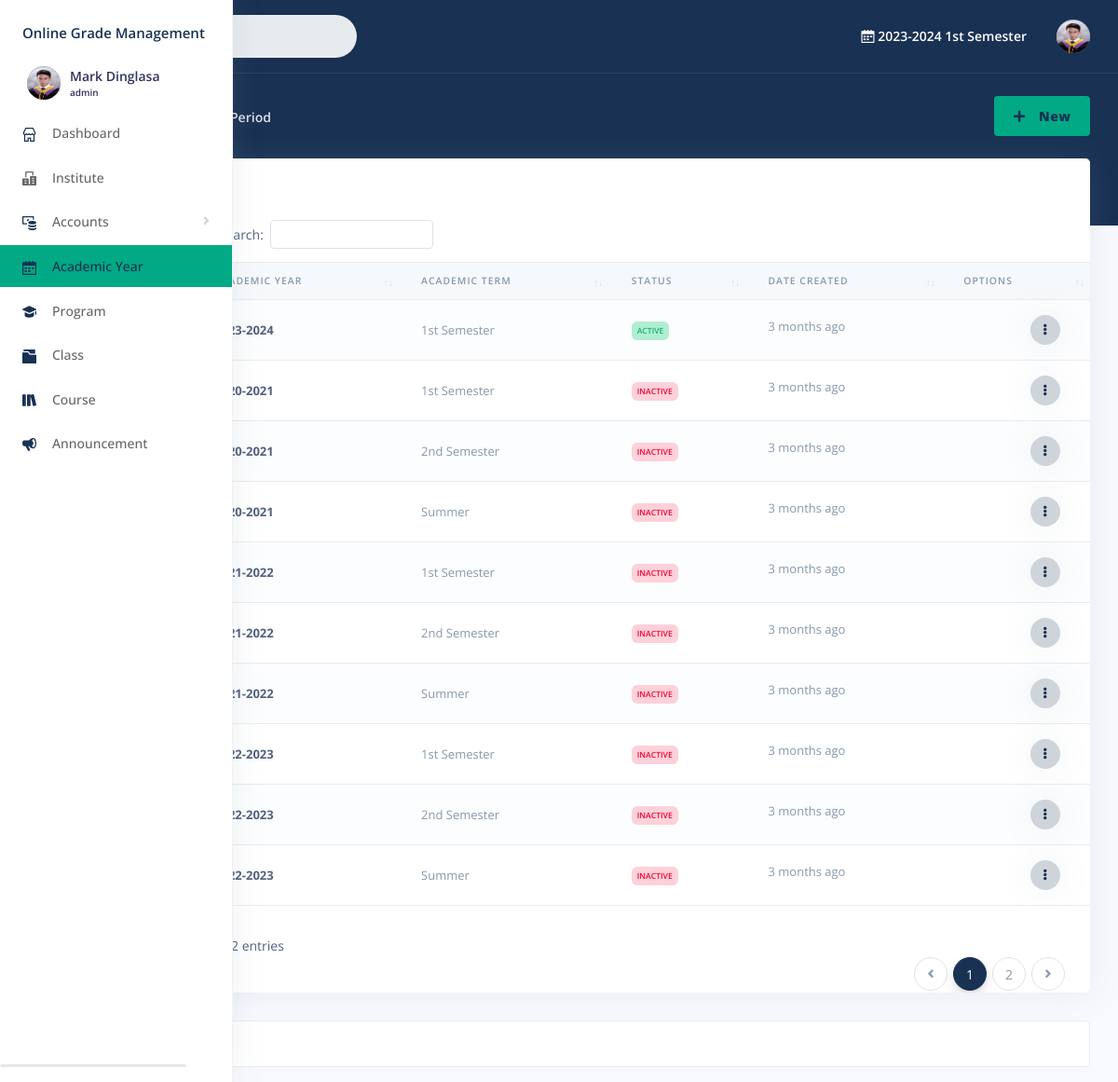
Page /admin/period.php (signed in) on the committed database.
### tables this page shows
CREATE TABLE `user` (
  `id` int(11) NOT NULL,
  `type` text NOT NULL,
  `username` text NOT NULL,
  `password` text NOT NULL,
  `firstname` text NOT NULL,
  `middlename` text DEFAULT NULL,
  `lastname` text NOT NULL,
  `gender` text DEFAULT NULL,
  `birthdate` date DEFAULT NULL,
  `address` text DEFAULT NULL,
  `phone_no` text DEFAULT NULL,
  `profileImage` text DEFAULT NULL,
  `isPasswordChanged` int(11) NOT NULL,
  `status` int(11) NOT NULL,
  `updated_on` datetime DEFAULT NULL,
  `created_on` datetime NOT NULL
);

CREATE TABLE `period` (
  `id` int(22) NOT NULL,
  `year` text NOT NULL,
  `term` int(11) NOT NULL,
  `status` int(11) NOT NULL,
  `updated_on` datetime DEFAULT NULL,
  `created_on` datetime NOT NULL
);

### admin/include/session.php (called while the page is built, shortened)
<?php
	include '../include/conn.php';
		if($_SESSION['type']=='admin'){
			$stmt = $con->prepare("SELECT * FROM `user` WHERE `id` = ? LIMIT 1");
			$stmt->execute([$_SESSION['admin']]);
			$user = $stmt->fetch(PDO::FETCH_ASSOC);;
		}else{
			echo"<script>window.location.href='../403.php';</script>";
		}

### include/function.php (called while the page is built, shortened)
<?php
	function created_on($createdDatetime){
		$createdDate = new DateTime($createdDatetime);
		$currentDate = new DateTime();
		$interval = $currentDate->diff($createdDate);
		$years = $interval->y;
		$months = $interval->m;
		$days = $interval->d;
		$hours = $interval->h;
		$minutes = $interval->i;
		$date='';
		if ($years > 0) {
			if($years==1){
				$text='year ago';
			}else{
				$text='years ago';
			}
			$date=$years.' '.$text ;
		} elseif ($months > 0) {
			if($months==1){
				$text='month ago';
			}else{
				$text='months ago';
			}
			$date= $months.' '.$text ;
		} else {
			$date ='Just now';
		}
		return $date;
	}
	function short_text($text){
		if(!empty($text)){
			return $text;
		}
	}
	function formatDate($date) {
		$dateTime = new DateTime($date);
		$formattedDate = $dateTime->format('F j, Y');
		return $formattedDate;
	}

### admin/period.php (the view, shortened to what this page needs)
<?php
	include("include/session.php");
	$parentpage='';
	$page=$currentpage='Period';
	$content_right='<a type="button" data-toggle="modal" data-target="#modal-form" class="btn btn-round btn-icon bg-green text-primary" >
						<span class="btn-inner--icon text-primary font-weight-bolder"><i class="fas fa-plus"></i></span>
						<span class="btn-inner--text text-primary font-weight-bolder"> New</span>
					</a>';
	include("include/header.php");
	?>
	</head>
	<?php	include("include/sidebar.php");	?>
	<div class="main-content" id="panel">
		<?php
			include("include/topnav.php");
			include("include/breadcrumbs.php");
		?>
			<div class="container-fluid mt--6">
				  <div class="row">
					<div class="col">
					<div class="card">
					<div class="card-header border-0">
					  <div class="row">
						<div class="col-6">
						  <h3 class="mb-0">Academic Year</h3>
						</div>
						<div class="col-6 text-right">
						</div>
					  </div>
					</div>
					<div class="table-responsive">
              			<table class="table align-items-center table-flush table-striped" id="datatable-buttons">
                			<thead class="thead-light">
						  <tr>
						  	<th>No.</th>
							<th>Academic Year</th>
							<th>Academic Term</th>
							<th>Status</th>
							<th>Date Created</th>
							<th>Options</th>
						  </tr>
						</thead>
						<tbody>
							<?php
							try{
								$cnt=0;
								$sql = "SELECT * FROM `period` ORDER BY `status` DESC  ";
								$query = $con->query($sql);
								while ($row = $query->fetch(PDO::FETCH_ASSOC)) {
									$cnt++;
							?>
						  <tr>
						  	<td class="text-muted"><?php echo ''.$cnt;?></td>
							<td class="table-user">
								<b>
								<?php
								$name = isset($row['year']) ? htmlspecialchars(short_text($row['year']), ENT_QUOTES, 'UTF-8') : '';
								echo $name;
								?>
							  </b>
							</td>
							<td>
							  <span class="text-muted"><?php
							  if($row['term']=='1'){
								echo '1st Semester';
							  }
							  else if($row['term']=='2'){
								echo '2nd Semester';
							  }
							  else if($row['term']=='3'){
								echo 'Summer';
							  }
							  ?></span>
							</td>
							<td>
							<?php $status = $row['status'];
								if ($status >0) {
								echo '<span class="badge badge-success">Active</span>';
								} else {
								echo '<span class="badge badge-danger">Inactive</span>';
								}
								?>
							</td>
							<td>
							  <span class="text-muted"><?php
							  $created_on = isset($row['created_on']) ? htmlspecialchars(created_on($row['created_on']), ENT_QUOTES, 'UTF-8') : '';
							  ?>
							   <label title="<?php echo formatDate($created_on); ?>"> <?php echo $created_on; ?></label></span>
							</td>
							<td class="text-right">
							  <div class="dropdown">
							  	<a class="btn btn-sm btn-icon-only bg-light rounded-circle shadow text-primary" href="#" role="button" data-toggle="dropdown" aria-haspopup="true" aria-expanded="false">
									<i class="fas fa-ellipsis-v"></i>
								</a>
							  </div>
							</td>
						  </tr>
						  <?php  }
							}catch(Exception $e){
								$_SESSION['error']='Something went wrong in accessing scholarship program data.';
							}?>
						</tbody>
					  </table>
					</div>
				</div>
			</div>
		</div>
	<?php
		include("include/footer.php");
    ?>
        </div>
      </div>
</body>
</html>

### admin/include/sidebar.php (shortened to what this page needs)
<body>
  <nav class="sidenav navbar navbar-vertical fixed-left navbar-expand-xs navbar-light bg-white " id="sidenav-main">
    <div class="scrollbar-inner">
      <div class="sidenav-header d-flex align-items-center">
        <a class="navbar-brand" href="./" style="width:">
          <h4 class="text-primary">Online Grade Management</h4>
        </a>
          <div class="navbar-brand sidebar-user text-left">
            <a href="profile.php">
            <span class="avatar avatar-sm rounded-circle" >
              <?php $userphoto = $user['profileImage'];
                if ($userphoto == "") :
              ?>
              <img src="img/profile.png" alt="Image placeholder">
              <?php else : ?>
                <img alt="Image placeholder" src="img/<?php echo htmlentities($userphoto); ?>" style="width:40px;height:35px;border-radius:50%;">
              <?php endif; ?>
            </span>
            <span >
              <h5 class=" m-0 text-sm  font-weight-bold">
                <?php echo  htmlentities($user['firstname'].' '.$user['lastname']);  ?>
              </h5>
              <h6 class="text-overflow m-0" data-toggle="tooltip" data-placement="left" title="User">
                <?php echo htmlentities($_SESSION['type']);  ?>
              </h6>
            </span>
            </a>
          </div>
        <div class="ml-auto">
          <div class="sidenav-toggler d-none d-xl-block" data-action="sidenav-unpin" data-target="#sidenav-main">
          </div>
        </div>
      </div>
      <br>
      <div class="navbar-inner">
        <div class="collapse navbar-collapse" id="sidenav-collapse-main">
          <ul class="navbar-nav">
            <li class="nav-item">
              <a class="nav-link <?php echo ($parentpage == "dashboard" ? "bg-green  text-primary" : "") ?>" href="./">
                <i class="ni ni-shop text-primary"></i>
                <span class="nav-link-text">Dashboard</span>
              </a>
            </li>
            <li class="nav-item">
              <a class="nav-link <?php echo ($page == "Institute" ? "bg-green  text-primary " : "") ?>" href="institute.php">
                <i class="ni ni-building "></i>
                <span class="nav-link-text">Institute</span>
              </a>
            </li>
            <li class="nav-item">
              <a class="nav-link <?php echo ($parentpage == "Account" ? "bg-green  text-primary" : "") ?>" href="#navbar-dataakun" data-toggle="collapse" role="button" aria-expanded="<?php echo ($parentpage == "account" ? "true" : "false") ?>" aria-controls="navbar-dataaccount">
                <i class="ni ni-money-coins text-primary"></i>
                <span class="nav-link-text">Accounts</span>
              </a>
            </li>
            <li class="nav-item">
              <a class="nav-link <?php echo ($page == "Period" ? "bg-green  text-primary" : "") ?>" href="period.php">
                <i class="ni ni-calendar-grid-58  text-primary"></i>
                <span class="nav-link-text">Academic Year</span>
              </a>
            </li>
            <li class="nav-item">
              <a class="nav-link <?php echo ($page == "Program" ? "bg-green  text-primary" : "") ?>" href="program.php">
                <i class="ni ni-hat-3 text-primary"></i>
                <span class="nav-link-text">Program</span>
              </a>
            </li>
            <li class="nav-item">
              <a class="nav-link <?php echo ($page == "Class" ? "bg-green  text-primary" : "") ?>" href="class.php">
                <i class="ni ni-folder-17  text-primary"></i>
                <span class="nav-link-text">Class</span>
              </a>
            </li>
            <li class="nav-item">
              <a class="nav-link <?php echo ($page == "Course" ? "bg-green  text-primary" : "") ?>" href="course.php">
                <i class="ni ni-books text-primary"></i>
                <span class="nav-link-text">Course</span>
              </a>
            </li>
			      <li class="nav-item">
              <a class="nav-link <?php echo ($page == "announcement" ? "bg-green  text-primary" : "") ?>" href="announcement.php">
                <i class="ni ni-notification-70 text-primary"></i>
                <span class="nav-link-text">Announcement</span>
              </a>
            </li>
          </ul>
        </div>
      </div>
    </div>
  </nav>

### admin/include/topnav.php (shortened to what this page needs)
<?php
  include '../include/conn.php';
	include("include/session.php");
?>
  <nav class="navbar navbar-top navbar-expand navbar-dark bg-primary border-bottom">
    <div class="container-fluid">
      <div class="collapse navbar-collapse" id="navbarSupportedContent">
        <form class="navbar-search navbar-search-light form-inline mr-sm-3" id="navbar-search-main">
          <div class="form-group mb-0">
            <div class="input-group input-group-alternative input-group-merge">
              <div class="input-group-prepend">
                <span class="input-group-text"><i class="fas fa-search"></i></span>
              </div>
              <input class="form-control" placeholder="Search Page ..." onkeyup="showResult(this.value)" type="text">
            </div>
          </div>
        </form>
        <ul class="navbar-nav align-items-center ml-md-auto">
          <li class="nav-item dropdown">
            <p class="nav-link mb-0 text-sm  font-weight-bold text-white" href="#">
              <i class="ni ni-calendar-grid-58"></i>
              <?php
                try {
                    $query = "SELECT * FROM `period` WHERE `status` = '1' LIMIT 1";
                    $stmt = $con->prepare($query);
                    $stmt->execute();
                    $result = $stmt->fetch(PDO::FETCH_ASSOC);
                    if ($result) {
                        echo $result['year'] . " ";
                        if ($result['term'] == '1') echo "1st Semester";
                        else if ($result['term'] == '2')  echo "2nd Semester";
                        else if ($result['term'] == '3')  echo "Summer";
                        else  echo "Unknown Term";
                    } else echo "No active period found.";
                } catch (PDOException $e) { echo "Error: " . $e->getMessage(); }
              ?>
            </p>
          </li>
        </ul>
        <ul class="navbar-nav align-items-center ml-auto ml-md-0">
          <li class="nav-item dropdown">
            <a class="nav-link pr-0" href="#" role="button" data-toggle="dropdown" aria-haspopup="true" aria-expanded="false">
              <div class="media align-items-center">
                  <span class="avatar avatar-sm rounded-circle">
                    <?php $userphoto = $user['profileImage'];
                    if ($userphoto == "") :?><img src="img/profile.png" alt="Image placeholder">
                    <?php else : ?><img alt="Image placeholder" src="img/<?php echo htmlentities($userphoto); ?>" style="width:40px;height:35px;border-radius:50%;"><?php endif; ?>
                  </span>
              </div>
            </a>
          </li>
        </ul>
    </div>
  </nav>

### assets/css/style.css (style rules this page uses)
:root { --blue: #5e72e4; --indigo: #5603ad; --purple: #8965e0; --pink: #f3a4b5; --red: #f5365c; --orange: #fb6340; --yellow: #ffd600; --green: #01A985; --green2: #128C7E; --green3: #075E54; --teal: #11cdef; --cyan: #2bffc6; --white: #fff; --gray: #8898aa; --gray-dark: #32325d; --light: #ced4da; --lighter: #e9ecef; --primary: #193153; --secondary: #f7fafc; --success: #2dce89; --info: #11cdef; --warning: #fb6340; --danger: #f5365c; --light: #adb5bd; --dark: #212529; --default: #172b4d; --white: #fff; --neutral: #fff; --darker: black; --breakpoint-xs: 0; --breakpoint-sm: 576px; --breakpoint-md: 768px; --breakpoint-lg: 992px; --breakpoint-xl: 1200px; --font-family-sans-serif: Open Sans, sans-serif; --font-family-monospace: SFMono-Regular, Menlo, Monaco, Consolas, 'Liberation Mono', 'Courier New', monospace; }

### admin/include/sidebar.php (style rules this page uses)
.sidebar-user { border-radius: 5px; width:100%; height:50px; position:absolute; padding:10px 10px; line-height:50px; margin-top:100px; }
.sidebar-user:hover, { background:rgb(246,249,252); }
.sidebar-user span { float:left; margin:-17px 5px; }

### rows in the picture
user: profileImage (picture), firstname+lastname "Mark Dinglasa"
period: year "2023-2024", term "1st Semester", status "ACTIVE", created_on "3 months ago"
period: year "2020-2021", term "1st Semester", status "INACTIVE", created_on "3 months ago"
period: year "2020-2021", term "2nd Semester", status "INACTIVE", created_on "3 months ago"
period: year "2020-2021", term "Summer", status "INACTIVE", created_on "3 months ago"
period: year "2021-2022", term "1st Semester", status "INACTIVE", created_on "3 months ago"
period: year "2021-2022", term "2nd Semester", status "INACTIVE", created_on "3 months ago"
period: year "2021-2022", term "Summer", status "INACTIVE", created_on "3 months ago"
period: year "2022-2023", term "1st Semester", status "INACTIVE", created_on "3 months ago"
period: year "2022-2023", term "2nd Semester", status "INACTIVE", created_on "3 months ago"
period: year "2022-2023", term "Summer", status "INACTIVE", created_on "3 months ago"

### other values in the picture
$_SESSION['type'] "admin"
$currentpage "Period"
